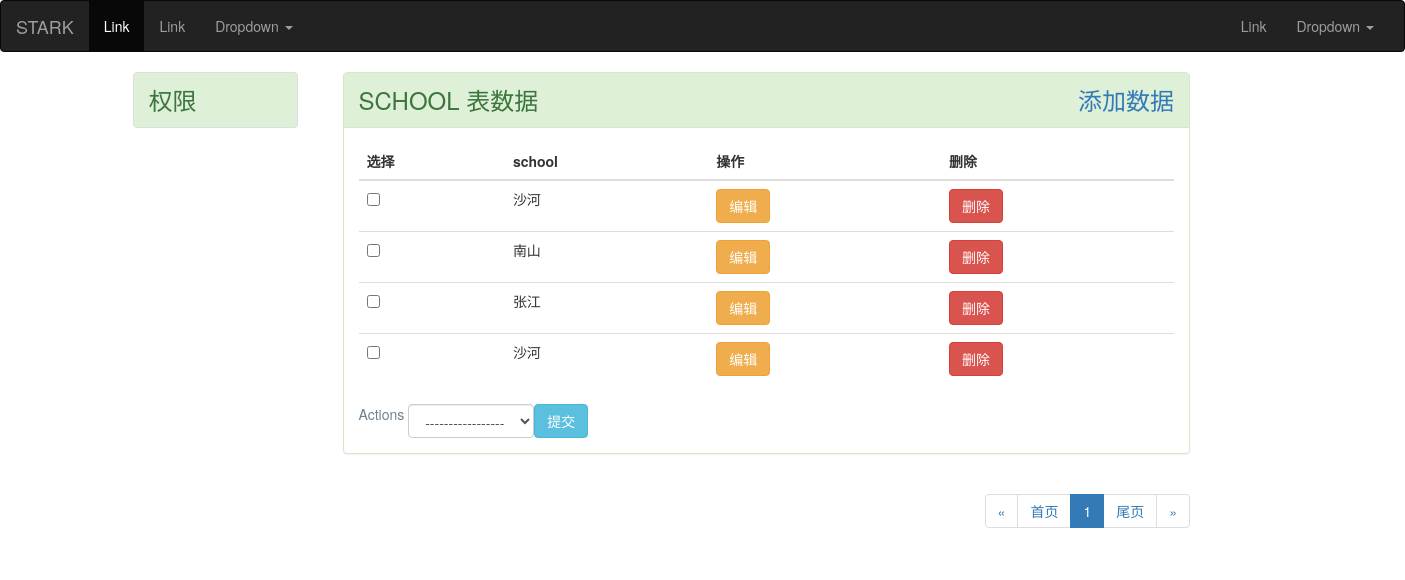
The app's page /stark/app01/school/ with its own data.
### app01/models.py (models this page shows)
class School(models.Model):
    title=models.CharField(max_length=32)
    def __str__(self):
        return self.title

### stark/service/sites.py (the view, shortened to what this page needs)
    def listview(self, request):
        data_list = self.model.objects.all()
        title = self.model._meta.model_name
        add_url = self.get_add_url()
        filter_condition = self.get_filter_condition(request)
        search_condition = self.get_search_condition(request)
        data_list = data_list.filter(search_condition).filter(filter_condition)
        showlist=ShowList(self, data_list, request)
        return render(request,"list_view.html", locals())

### stark/service/sites.py (called while the page is built, shortened)
    def get_new_actions(self):
        tmp = []
        tmp.extend(self.config_obj.actions)
        tmp.append(self.config_obj.patch_delete)
        new_actions = []
        for func in tmp:
            new_actions.append({
                "text": func.desc,
                "name": func.__name__
            })
        return new_actions

    def get_headers(self):
        header_list = []  # 表头
        for field_or_func in self.config_obj.new_list_display():
            if callable(field_or_func):
                val = field_or_func(self.config_obj, is_header=True)
            else:
                if field_or_func == "__str__":
                    val = self.config_obj.model._meta.model_name
                else:
                    field_obj = self.config_obj.model._meta.get_field(field_or_func)
                    '''  field_obj=
                app01.Book.title  app01.Book.price  app01.Book.publish app01.Book.authors
                    '''
                    val = field_obj.verbose_name
            header_list.append(val)
        return header_list

    def get_list_filter_links(self):
        list_filter_links = {}
        return list_filter_links

    def get_add_url(self):
        url_name = "%s_%s_add"%(self.app_label,self.model_name)
        _url = reverse(url_name)
        return _url

    def get_change_url(self, obj):
        url_name = "%s_%s_change" % (self.app_label, self.model_name)
        _url = reverse(url_name, args=(obj.pk,))
        return _url

    def get_del_url(self, obj):
        url_name = "%s_%s_del" % (self.app_label, self.model_name)
        _url = reverse(url_name, args=(obj.pk,))
        return _url

    def edit(self, obj=None, is_header=False):
        if is_header:
            return "操作"
        else:
            return mark_safe("<a href='%s' class='btn btn-warning btn-small'>编辑</a>"%self.get_change_url(obj))

    def delete(self, obj=None, is_header=False):
        if is_header:
            return "删除"
        else:
            return mark_safe("<a href='%s' class='btn btn-danger btn-small' >删除</a>"%self.get_del_url(obj))

    def checkbox(self, obj=None, is_header=False):
        if is_header:
            return "选择"
        else:
            return mark_safe("<input type='checkbox' name='pk_list' value=%s>"%obj.pk)

### stark/utils/page.py (called while the page is built)
    @property
    def start(self):
        return self.page_start_num

    @property
    def end(self):
        return self.page_end_num

### stark/templates/list_view.html (shortened to what this page needs)
{% extends "base.html" %}
{% block content %}
<div class="container">
    <div class="row">
        <div class="col-md-9 " role="main">
            <div class="panel panel-success">
                <div class="panel-heading">
                    <span style="font-size: x-large;">{{ title|upper }} 表数据
                        <a class="pull-right" href="{{ add_url }}">添加数据</a></span>
                </div>
                <div class="panel-body">
                    <form action="" method="post">
                        <table class="table table-hover">
                            <thead>
                            <tr>
                                {% for item in showlist.get_headers %}
                                    <th>{{ item }}</th>
                                {% endfor %}
                            </tr>
                            </thead>
                            <tbody>
                            {% for data in showlist.get_body %}
                                <tr>
                                    {% for item in data %}
                                        <td>
                                            {{ item }}
                                        </td>
                                    {% endfor %}
                                </tr>
                            {% endfor %}
                            </tbody>
                        </table>
                    <span class="pull-left" style="color: slategray;">Actions&nbsp</span>
                    <div class="pull-left">
                        <select name="action" class="form-control form-inline pull-left" >
                            <option value="">-----------------</option>
                        </select>
                    </div>
                    <button class="btn btn-info">提交</button>
                     </form>
                </div>
            </div>
            <div class="pull-right">
                {{ showlist.pagination.ret_html| safe }}
            </div>
        </div>
        <div class="col-md-3" role="complementary">
        </div>
    </div>
</div>
{% endblock %}

### stark/templates/base.html (style rules this page uses)
.active { color: red; }

### records on screen
School: data "沙河"
School: data "南山"
School: data "张江"
School: data "沙河"

### other values on screen
{{ title|upper }} "SCHOOL"
{{ item }} "选择" "school" "操作" "删除"
{{ item }} "编辑" "删除" "编辑" "删除" "编辑" "删除" "编辑" "删除"
{{ showlist.pagination.ret_html| safe }} "« 首页 1 尾页 »"
